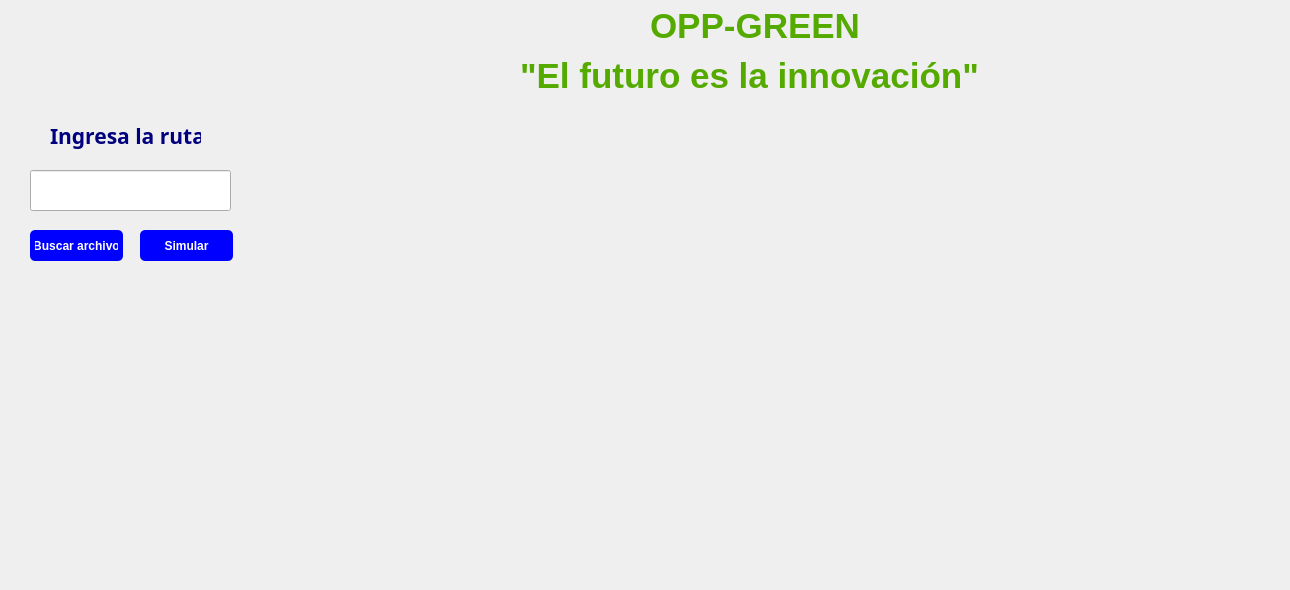
    <widget class="QWidget" name="tab">
     <attribute name="title">
      <string>Ruta</string>
     </attribute>
     <widget class="QLabel" name="label">
      <property name="geometry">
       <rect>
        <x>650</x>
        <y>0</y>
        <width>221</width>
        <height>51</height>
       </rect>
      </property>
      <property name="font">
       <font>
        <pointsize>26</pointsize>
        <weight>75</weight>
        <bold>true</bold>
       </font>
      </property>
      <property name="styleSheet">
       <string notr="true">color: rgb(85, 170, 0);</string>
      </property>
      <property name="text">
       <string>OPP-GREEN </string>
      </property>
      <property name="textFormat">
       <enum>Qt::AutoText</enum>
      </property>
     </widget>
     <widget class="QLabel" name="label_2">
      <property name="geometry">
       <rect>
        <x>50</x>
        <y>120</y>
        <width>151</width>
        <height>31</height>
       </rect>
      </property>
      <property name="font">
       <font>
        <family>Myanmar Text</family>
        <pointsize>16</pointsize>
        <weight>75</weight>
        <bold>true</bold>
       </font>
      </property>
      <property name="styleSheet">
       <string notr="true">
color: rgb(0, 0, 127);</string>
      </property>
      <property name="frameShadow">
       <enum>QFrame::Plain</enum>
      </property>
      <property name="midLineWidth">
       <number>0</number>
      </property>
      <property name="text">
       <string>Ingresa la ruta: </string>
      </property>
     </widget>
     <widget class="QWidget" name="widgetRoute1" native="true">
      <property name="geometry">
       <rect>
        <x>280</x>
        <y>110</y>
        <width>471</width>
        <height>471</height>
       </rect>
      </property>
      <property name="styleSheet">
       <string notr="true">border-top-color: rgb(85, 170, 0);</string>
      </property>
     </widget>
     <widget class="QWidget" name="widgetRoute2" native="true">
      <property name="geometry">
       <rect>
        <x>800</x>
        <y>110</y>
        <width>481</width>
        <height>471</height>
       </rect>
      </property>
      <property name="styleSheet">
       <string notr="true">border-top-color: rgb(85, 170, 0);</string>
      </property>
     </widget>
     <widget class="QLineEdit" name="lineEditRouteFile">
      <property name="geometry">
       <rect>
        <x>30</x>
        <y>170</y>
        <width>201</width>
        <height>41</height>
       </rect>
      </property>
     </widget>
     <widget class="QPushButton" name="pushButtonRouteSearch">
      <property name="geometry">
       <rect>
        <x>30</x>
        <y>230</y>
        <width>93</width>
        <height>31</height>
       </rect>
      </property>
      <property name="font">
       <font>
        <weight>75</weight>
        <bold>true</bold>
       </font>
      </property>
      <property name="styleSheet">
       <string notr="true">background-color: blue; cursor: pointer; padding: 5px; border-radius: 5px; color: white;</string>
      </property>
      <property name="text">
       <string>Buscar archivo</string>
      </property>
     </widget>
     <widget class="QPushButton" name="pushButtonRouteLoad">
      <property name="geometry">
       <rect>
        <x>140</x>
        <y>230</y>
        <width>93</width>
        <height>31</height>
       </rect>
      </property>
      <property name="font">
       <font>
        <weight>75</weight>
        <bold>true</bold>
       </font>
      </property>
      <property name="styleSheet">
       <string notr="true">background-color: blue; cursor: pointer; padding: 5px; border-radius: 5px; color: white;</string>
      </property>
      <property name="text">
       <string>Simular</string>
      </property>
     </widget>
     <widget class="QLabel" name="label_14">
      <property name="geometry">
       <rect>
        <x>-80</x>
        <y>360</y>
        <width>42</width>
        <height>12</height>
       </rect>
      </property>
      <property name="text">
       <string>TextLabel</string>
      </property>
     </widget>
     <widget class="QLabel" name="label_15">
      <property name="geometry">
       <rect>
        <x>30</x>
        <y>350</y>
        <width>221</width>
        <height>231</height>
       </rect>
      </property>
      <property name="styleSheet">
       <string notr="true">border-image: url(:/cct/autobus.jpg);</string>
      </property>
      <property name="text">
       <string/>
      </property>
     </widget>
     <widget class="QLabel" name="label_19">
      <property name="geometry">
       <rect>
        <x>520</x>
        <y>50</y>
        <width>481</width>
        <height>51</height>
       </rect>
      </property>
      <property name="font">
       <font>
        <pointsize>26</pointsize>
        <weight>75</weight>
        <bold>true</bold>
       </font>
      </property>
      <property name="styleSheet">
       <string notr="true">color: rgb(85, 170, 0);</string>
      </property>
      <property name="text">
       <string>&quot;El futuro es la innovación&quot; </string>
      </property>
      <property name="textFormat">
       <enum>Qt::AutoText</enum>
      </property>
     </widget>
    </widget>
